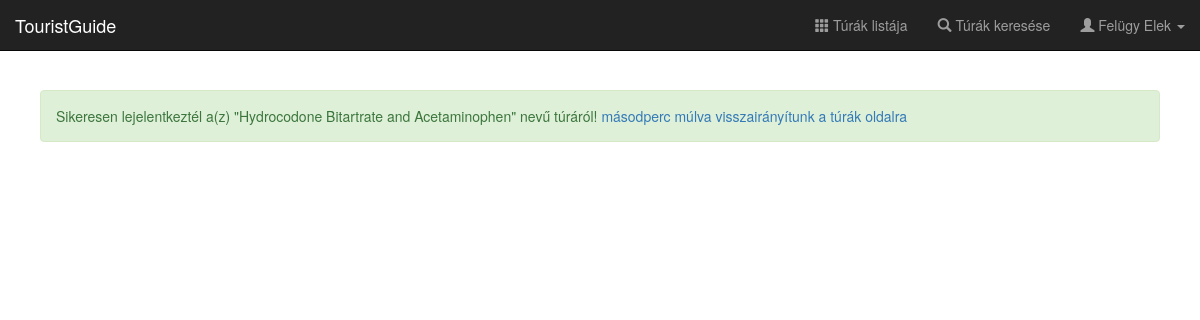
Screenshot of /detach-from-tour/83 (signed in) with the database file from the repository.
### app/db/models.py (models this page shows, shortened)
class User(UserMixin, database.Model):
    __tablename__ = 'users'
    id = database.Column(database.Integer, primary_key=True)
    username = database.Column(database.String(64), unique=True, index=True)
    password = database.Column(database.String(40), nullable=False)
    fullname = database.Column(database.String(64), nullable=False)
    avatar_src = database.Column(database.String(100))
    birth = database.Column(database.Date)
    experience_id = database.Column(
        database.Integer, database.ForeignKey('experiences.id'))
    experience = database.relationship(
        'Experience', backref=database.backref('users', lazy='dynamic')
    )
    account_type_id = database.Column(
        database.Integer, database.ForeignKey('roles.id')
    )
    account_type = database.relationship(
        'Role', backref=database.backref('users', lazy='dynamic')
    )
    email = database.Column(database.String(100), nullable=False)
    phone = database.Column(database.String(11))
    allowance = database.Column(database.Integer)
    numoftours = database.Column(database.Integer)
    status = database.Column(database.Integer)

class Tour(database.Model):
    __tablename__ = 'tours'
    id = database.Column(database.Integer, primary_key=True)
    name = database.Column(database.String(64), index=True)
    place = database.Column(database.String(64))
    start_datetime = database.Column(database.DateTime)
    end_datetime = database.Column(database.DateTime)
    images = database.Column(database.Text)
    experience_id = database.Column(
        database.Integer, database.ForeignKey('experiences.id')
    )
    experience = database.relationship(
        'Experience', backref=database.backref('tours', lazy='dynamic')
    )
    tour_guide_id = database.Column(
        database.Integer, database.ForeignKey('users.id')
    )
    tour_guide = database.relationship(
        'User', backref=database.backref('tours', lazy='dynamic')
    )
    description = database.Column(database.Text)
    price = database.Column(database.Integer)

### app/users/views.py (the view)
@users.route('/detach-from-tour/<int:tour_id>')
@login_required
def detach_from_tour(tour_id):
    tour = TourDAO.get_tour_by_id(tour_id)
    success = RegistrationDAO.unregister_user(current_user.id, tour)
    if success:
        UserDAO.decTour(current_user)
    return render_template(
            'detach.html', tour=tour, success=success)

### app/db/models.py (called while the page is built)
@loginmanager.user_loader
def load_user(user_id):
    return User.query.get(int(user_id))

### app/db/registrationmanager.py (called while the page is built)
    @staticmethod
    def unregister_user(user_id, tour):
        last_apply = tour.start_datetime + timedelta(days=-1)
        last_apply = last_apply.replace(hour=12, minute=0, second=0, microsecond=0)
        if last_apply <= datetime.now():
            return False
        Registration.query.filter_by(tour_id=tour.id, user_id=user_id).delete()
        database.session.commit()
        return True

### app/db/tourmanager.py (called while the page is built)
    @staticmethod
    def get_tour_by_id(tour_id):
        return Tour.query.get(tour_id)

### app/db/usermanager.py (called while the page is built)
    @staticmethod
    def decTour(user):
        ntours = database.session.query(User.numoftours).filter(User.id == user.id).first()
        numoftours_ = ntours[0] - 1
        allowance_ = None
        if numoftours_ < 5:
            allowance_ = None
        database.session.execute(
            update(User).where(User.id == user.id).values(numoftours=numoftours_, allowance=allowance_))
        database.session.commit()
        return True

### app/templates/detach.html (shortened to what this page needs)
{% extends "base.html" %}
{% block page_content %}
<div class="alert {{ 'alert-success' if success else 'alert-danger' }}" role="alert">
  {% if success %}
    Sikeresen lejelentkeztél a(z) "{{ tour.name|safe }}" nevű túráról!
  {% else %}
    Lejelentkezés letíltásra került! Legkésőbbi lejelentkezés a túra előtti nap 11:59:59.
  {% endif %}
    <a href="/tours"><div id="timeLeft" style="display: inline;">15</div> másodperc múlva visszairányítunk a túrák oldalra </a>
</div>
{% endblock page_content %}

### app/templates/navbar.html (shortened to what this page needs)
<nav class="navbar navbar-inverse navbar-fixed-top">
  <div class="container-fluid">
    <div class="navbar-header">
      <a class="navbar-brand" href="/">TouristGuide</a>
    </div>
    <div id="navbar" class="navbar-collapse collapse">
      <ul class="nav navbar-nav navbar-right">
        <li><a href="{{ url_for('tours.tours_default') }}"><span class="glyphicon glyphicon-th" aria-hidden="true"></span>
          Túrák listája</a></li>
        <li><a href="{{ url_for('tours.search_tours') }}"><span class="glyphicon glyphicon-search" aria-hidden="true"></span>
          Túrák keresése</a></li>
        {% if current_user.is_authenticated %}
        <li class="dropdown">
          <a href="#" class="dropdown-toggle" data-toggle="dropdown" role="button" aria-haspopup="true" aria-expanded="false">
            <span class="glyphicon glyphicon-user" aria-hidden="true"></span>
            {{ current_user.fullname }}
            <span class="caret"></span>
          </a>
        </li>
        {% else %}
        <li><a href="{{ url_for('users.register') }}"><span class="glyphicon glyphicon-edit" aria-hidden="true"></span>
          Regisztráció</a></li>
        <li><a href="{{ url_for('users.login') }}"><span class="glyphicon glyphicon-log-in" aria-hidden="true"></span>
          Bejelentkezés</a></li>
        {% endif %}
      </ul>
    </div>
  </div>
</nav>

### app/static/css/main.css (style rules this page uses)
body { padding-top: 50px; }

### rows the page displays
User: fullname "Felügy Elek"
Tour: name "Hydrocodone Bitartrate and Acetaminophen"
